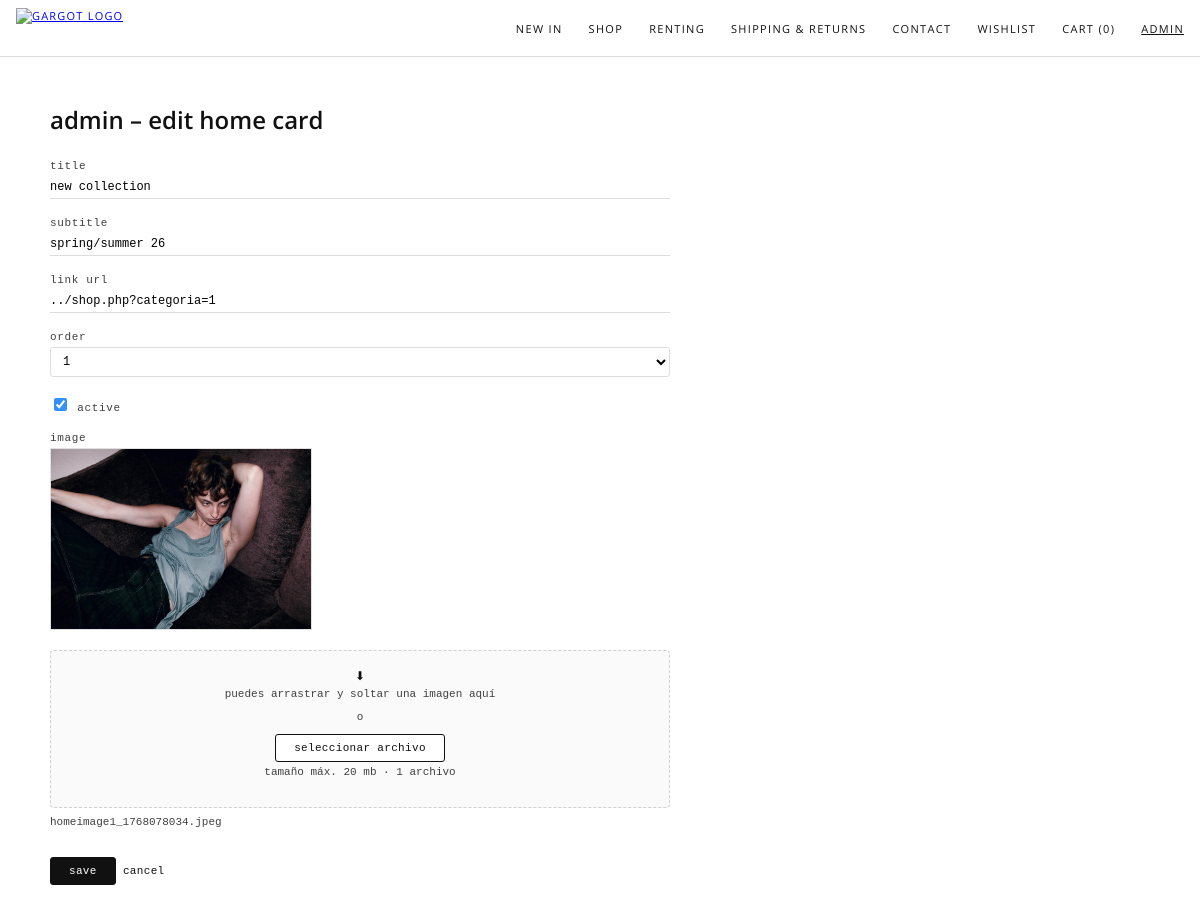
The page /admin/home_card_new.php?id=4 (signed in) on the database its author committed.
### tables this page shows
CREATE TABLE `home_cards` (
  `id` int(11) NOT NULL,
  `title` varchar(255) NOT NULL,
  `subtitle` varchar(255) DEFAULT NULL,
  `image_path` varchar(500) NOT NULL,
  `link_url` varchar(500) DEFAULT NULL,
  `sort_order` int(11) NOT NULL DEFAULT 1,
  `active` tinyint(1) NOT NULL DEFAULT 1,
  `card_size` varchar(10) NOT NULL DEFAULT 'md'
);

### admin/home_card_new.php (the view, shortened to what this page needs)
<?php
require_once "../includes/conexion.php";
$id = isset($_GET['id']) ? intval($_GET['id']) : 0;
$card = [
    'title'      => '',
    'subtitle'   => '',
    'image_path' => '',
    'link_url'   => '',
    'sort_order' => 1,
    'active'     => 1,
];
if ($id > 0) {
    $sql = "SELECT id, title, subtitle, image_path, link_url, sort_order, active
            FROM home_cards
            WHERE id = ?";
    $stmt = $conexion->prepare($sql);
    $stmt->bind_param("i", $id);
    $stmt->execute();
    $res = $stmt->get_result();
    if ($fila = $res->fetch_assoc()) {
        $card = $fila;
    }
}
$itemsCarrito = 0;
?>
<!DOCTYPE html>
<html lang="es">
<head>
    <link rel="stylesheet" href="../css/estilos.css">
</head>
<body>
<header class="header">
    <div class="logo">
        <a href="../index.php">
            <img src="../img/logo.jpeg" alt="Gargot logo" class="logo-img">
        </a>
    </div>
    <nav class="menu">
        <a href="../new_in.php">NEW IN</a>
        <a href="../shop.php">SHOP</a>
        <a href="../renting/how_it_works.php">RENTING</a>
        <a href="../shipping_returns.php">SHIPPING & RETURNS</a>
        <a href="../contact.php">CONTACT</a>
        <a href="../user/wishlist.php">WISHLIST</a>
        <a href="../cart.php">CART (<?php echo $itemsCarrito; ?>)</a>
        <a href="index.php" class="activo">ADMIN</a>
    </nav>
</header>
<main class="contenedor admin-main">
    <h1 class="titulo-pagina">
        admin – <?php echo $id > 0 ? 'edit home card' : 'add home card'; ?>
    </h1>
    <form method="post" enctype="multipart/form-data" class="admin-form">
        <div class="form-row">
            <label>title</label>
            <input type="text" name="title"
                   value="<?php echo htmlspecialchars($card['title']); ?>">
        </div>
        <div class="form-row">
            <label>subtitle</label>
            <input type="text" name="subtitle"
                   value="<?php echo htmlspecialchars($card['subtitle']); ?>">
        </div>
        <div class="form-row">
            <label>link url</label>
            <input type="text" name="link_url"
                   placeholder="ej: shop.php o https://instagram.com/..."
                   value="<?php echo htmlspecialchars($card['link_url']); ?>">
        </div>
        <div class="form-row">
            <label>order</label>
            <select name="sort_order">
                <?php for ($i = 1; $i <= 12; $i++): ?>
                    <option value="<?php echo $i; ?>"
                        <?php if ((int)$card['sort_order'] === $i) echo 'selected'; ?>>
                        <?php echo $i; ?>
                    </option>
                <?php endfor; ?>
            </select>
        </div>
        <div class="form-row checkbox-row">
            <label>
                <input type="checkbox" name="active" value="1"
                    <?php if ($card['active']) echo 'checked'; ?>>
                active
            </label>
        </div>
        <div class="form-row">
            <label>image</label>
            <?php if (!empty($card['image_path'])): ?>
                <div class="home-card-preview">
                    <img src="../<?php echo htmlspecialchars($card['image_path']); ?>" alt="preview">
                </div>
            <?php endif; ?>
            <div class="dropzone" id="dropzone-image">
                <div class="dz-icon">⬇</div>
                <p class="dz-title">puedes arrastrar y soltar una imagen aquí</p>
                <p class="dz-subtitle">o</p>
                <button type="button" class="btn-admin-secondary" id="btn-select-image">
                    seleccionar archivo
                </button>
                <p class="dz-info">tamaño máx. 20 mb · 1 archivo</p>
            </div>
            <p class="dz-filename" id="dz-filename">
                <?php echo !empty($card['image_path'])
                    ? basename($card['image_path'])
                    : 'ningún archivo seleccionado'; ?>
            </p>
        </div>
        <div class="form-actions">
            <button type="submit" class="btn-admin-primary">save</button>
            <a href="home_cards.php" class="btn-admin-link">cancel</a>
        </div>
    </form>
</main>
</body>
</html>

### css/estilos.css (style rules this page uses)
body { margin: 0; font-family: "GargotSans", system-ui, -apple-system, BlinkMacSystemFont, "Segoe UI", sans-serif; background: #ffffff; color: #111; }
h1, h2, h3, h4, h5, h6, .menu a, .producto-info .linea1, .producto-info .linea2, .producto-info .linea3, .tipo, .talla, .marca, .nombre, .header .logo { font-family: "GargotSans", system-ui, sans-serif !important; }
.header { position: relative; display: flex; align-items: center; justify-content: space-between; padding: 16px 18px; border-bottom: 1px solid #ddd; text-transform: uppercase; font-size: 11px; letter-spacing: 0.11em; }
.logo, .logo a { display: flex; align-items: center; justify-content: center; }
.logo-img { height: 150px; width: 100px; display: block; }
.header { display: flex; align-items: center; justify-content: space-between; padding: 8px 16px; }
.logo-img { max-height: 32px; width: auto; display: block; }
@media (min-width: 768px) { .logo-img { max-height: 40px; } }
.menu { display: flex; align-items: center; gap: 26px; }
.menu a { text-decoration: none; color: #111; letter-spacing: 0.12em; }
.menu a.activo { text-decoration: underline; }
.contenedor { padding: 30px 40px; max-width: 1100px; margin: 0 auto; }
.admin-wrapper, .admin-main, .admin-contenedor { font-family: "Source Code Pro", monospace; font-size: 12px; }
.btn-admin, .btn-admin-primary { padding: 7px 18px; border-radius: 3px; border: 1px solid #111; background: #111; color: #fff; font-family: "Source Code Pro", monospace; font-size: 11px; text-transform: lowercase; letter-spacing: 0.03em; cursor: pointer; text-decoration: none; display: inline-flex; align-items: center; justify-content: center; }
.btn-admin-secondary { padding: 7px 18px; border-radius: 3px; border: 1px solid #111; background: #fff; color: #111; font-family: "Source Code Pro", monospace; font-size: 11px; text-transform: lowercase; letter-spacing: 0.03em; cursor: pointer; text-decoration: none; display: inline-flex; align-items: center; justify-content: center; }
.btn-admin-link { border: none; background: none; padding: 0; font-family: "Source Code Pro", monospace; font-size: 11px; text-transform: lowercase; letter-spacing: 0.03em; color: #111; text-decoration: none; border-bottom: 1px solid transparent; cursor: pointer; }
.admin-form { max-width: 620px; margin-top: 24px; font-family: "Source Code Pro", monospace; font-size: 12px; }
.admin-form .form-row, .admin-form-row { display: flex; flex-direction: column; gap: 4px; margin-bottom: 18px; }
.admin-form label, .admin-form-row label { font-size: 11px; text-transform: lowercase; letter-spacing: 0.06em; opacity: 0.8; }
.admin-form input[type="text"], .admin-form input[type="number"], .admin-form input[type="email"], .admin-form input[type="password"], .admin-form textarea, .admin-form select { width: 100%; padding: 6px 8px; font-family: "Source Code Pro", monospace; font-size: 12px; border: 1px solid #ddd; border-radius: 3px; outline: none; background: #fff; }
.admin-form input[type="text"], .admin-form input[type="number"] { border-radius: 0; border: none; border-bottom: 1px solid #ddd; padding: 4px 0; }
.home-card-preview { width: 260px; height: 180px; border: 1px solid #e0e0e0; margin-bottom: 10px; overflow: hidden; background: #f5f5f5; }
.home-card-preview img { width: 100%; height: 100%; object-fit: cover; display: block; }
.dropzone { border: 1px dashed #d0d0d0; border-radius: 4px; padding: 18px 20px; text-align: center; cursor: pointer; background: #fafafa; transition: border-color 0.2s ease, background 0.2s ease; margin-top: 6px; }
.dz-title, .dz-subtitle, .dz-info, .dz-filename, .dz-filenames { font-family: "Source Code Pro", monospace; font-size: 11px; opacity: 0.8; margin-top: 4px; }

### rows shown on the page
home_cards: title "new collection", subtitle "spring/summer 26", link_url "../shop.php?categoria=1", sort_order "1", active "☑", image_path (picture), image_path "homeimage1_1768078034.jpeg"

### other values the page prints
$itemsCarrito "0"
